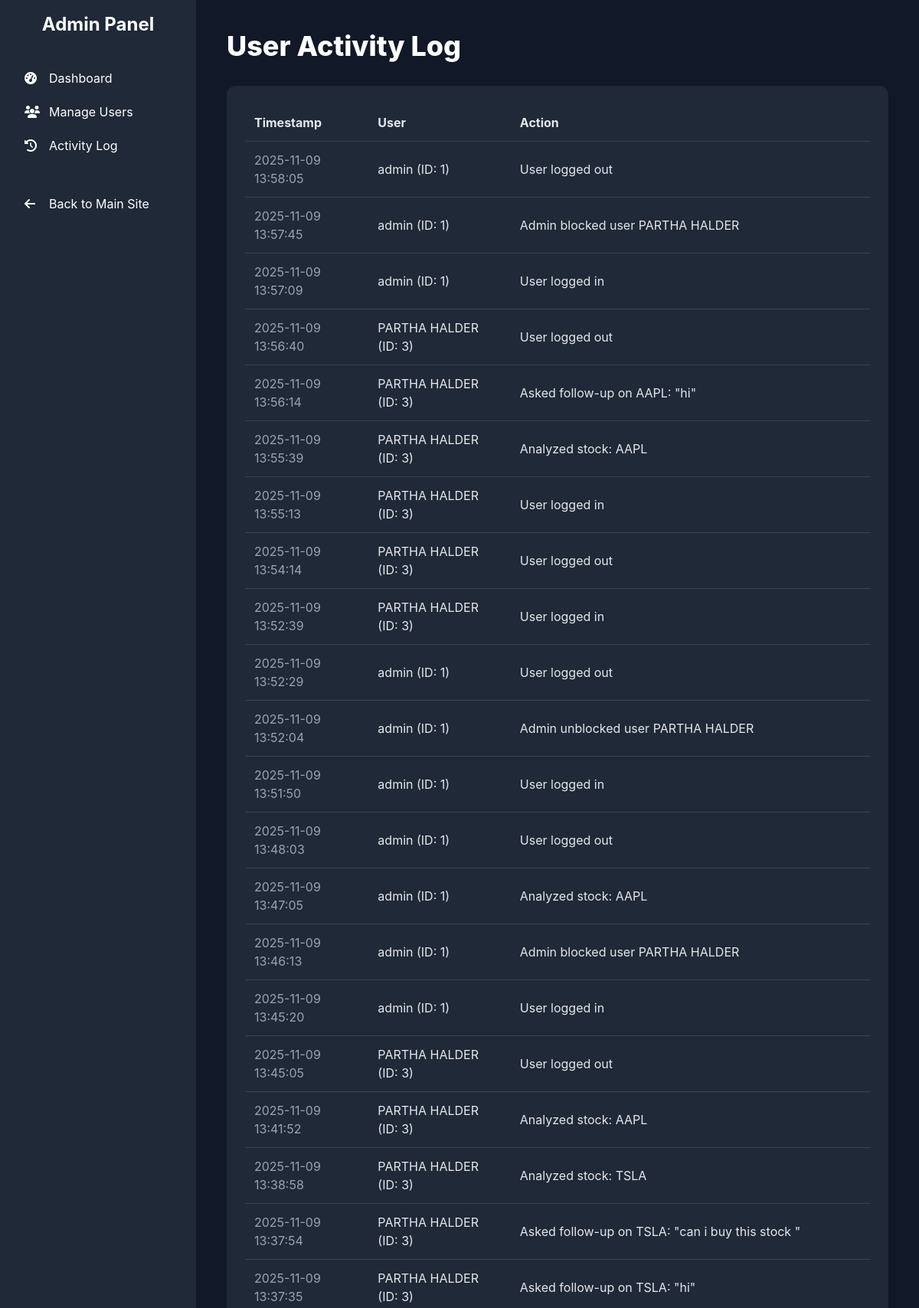
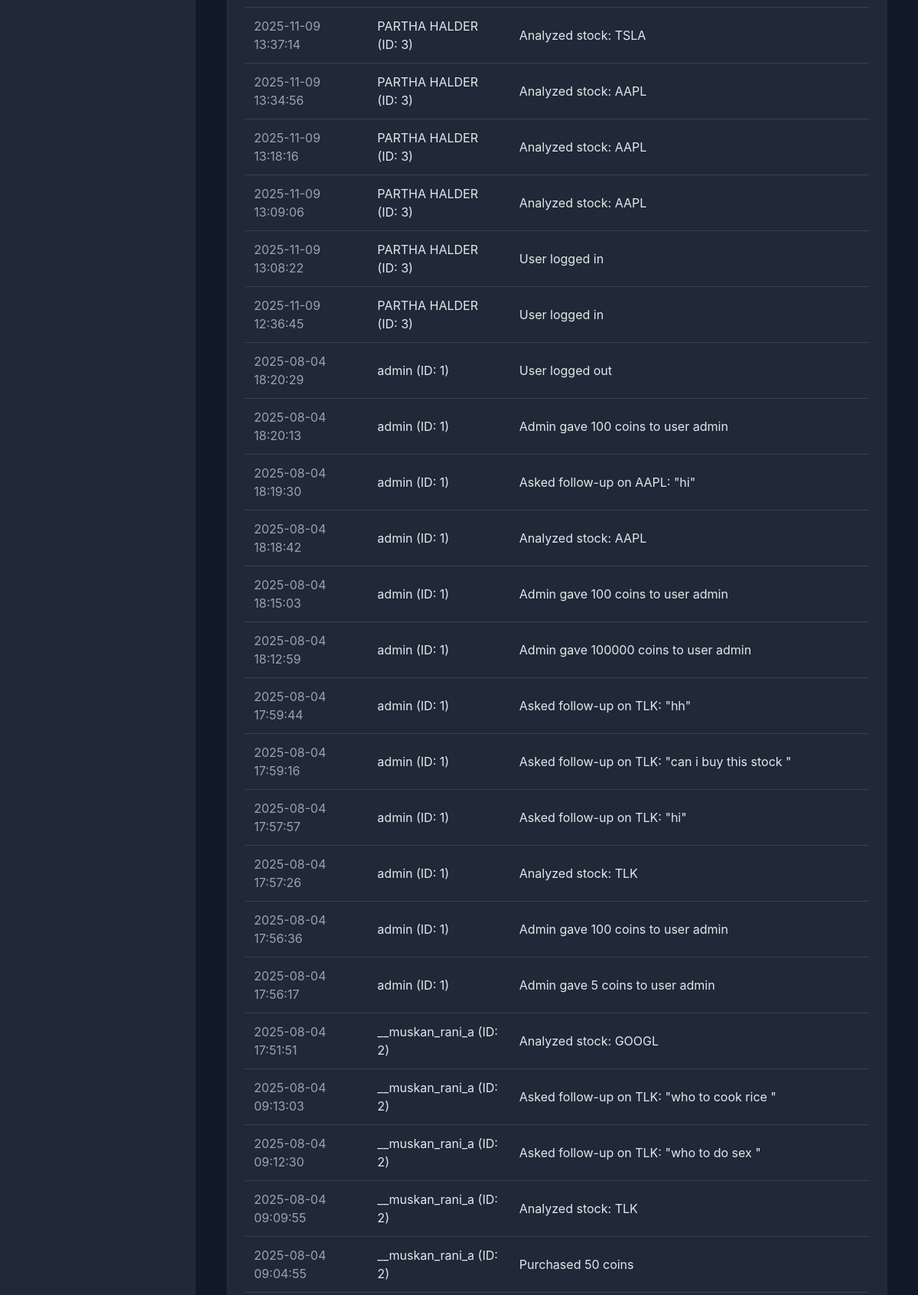
Screenshot of /admin/activity (signed in, upper part) with the database file from the repository (2 pictures, top to bottom).
### app.py (models this page shows)
class UserActivity(db.Model):
    id = db.Column(db.Integer, primary_key=True)
    action = db.Column(db.String(100), nullable=False)
    timestamp = db.Column(db.DateTime, nullable=False, default=datetime.utcnow)
    user_id = db.Column(db.Integer, db.ForeignKey('user.id'), nullable=False)

class User(db.Model, UserMixin):
    id = db.Column(db.Integer, primary_key=True)
    username = db.Column(db.String(20), unique=True, nullable=False)
    email = db.Column(db.String(120), unique=True, nullable=False)
    password = db.Column(db.String(60), nullable=False)
    coins = db.Column(db.Integer, default=10)
    is_verified = db.Column(db.Boolean, nullable=False, default=False)
    is_admin = db.Column(db.Boolean, nullable=False, default=False)
    is_blocked = db.Column(db.Boolean, nullable=False, default=False)
    created_at = db.Column(db.DateTime, nullable=False, default=datetime.utcnow)
    analyses = db.relationship('AnalysisHistory', backref='author', lazy=True)
    orders = db.relationship('Order', backref='customer', lazy=True)
    activities = db.relationship('UserActivity', backref='user', lazy=True)
    notifications = db.relationship('Notification', backref='recipient', lazy=True, cascade="all, delete-orphan")

### app.py (the view)
@admin.route('/activity')
@admin_required
def activity_log():
    activities = UserActivity.query.order_by(UserActivity.timestamp.desc()).all()
    return render_template('activity_log.html', activities=activities)

### app.py (called while the page is built)
@login_manager.user_loader
def load_user(user_id):
    return db.session.get(User, int(user_id))

def admin_required(f):
    @wraps(f)
    def decorated_function(*args, **kwargs):
        if not current_user.is_authenticated or not current_user.is_admin:
            flash("You do not have permission to access this page.", "danger")
            return redirect(url_for('home'))
        return f(*args, **kwargs)
    return decorated_function

### templates/admin/activity_log.html (shortened to what this page needs)
{% extends "admin/layout.html" %}
{% block content %}
<h1 class="text-4xl font-extrabold text-white mb-8">User Activity Log</h1>
<div class="bg-gray-800 p-6 rounded-xl">
    <div class="overflow-x-auto">
        <table class="w-full text-left">
            <thead>
                <tr class="border-b border-gray-700">
                    <th class="p-3">Timestamp</th>
                    <th class="p-3">User</th>
                    <th class="p-3">Action</th>
                </tr>
            </thead>
            <tbody>
                {% for activity in activities %}
                <tr class="border-b border-gray-700 hover:bg-gray-700">
                    <td class="p-3 text-gray-400">{{ activity.timestamp.strftime('%Y-%m-%d %H:%M:%S') }}</td>
                    <td class="p-3">{{ activity.user.username }} (ID: {{ activity.user.id }})</td>
                    <td class="p-3">{{ activity.action }}</td>
                </tr>
                {% endfor %}
            </tbody>
        </table>
    </div>
</div>
{% endblock %}

### templates/admin/layout.html (style rules this page uses)
body { font-family: 'Inter', sans-serif; }

### rows the page displays
UserActivity: timestamp "2025-11-09 13:58:05", user.username "admin", user.id "1", action "User logged out"
UserActivity: timestamp "2025-11-09 13:57:45", user.username "admin", user.id "1", action "Admin blocked user PARTHA HALDER"
UserActivity: timestamp "2025-11-09 13:57:09", user.username "admin", user.id "1", action "User logged in"
UserActivity: timestamp "2025-11-09 13:56:40", user.username "PARTHA HALDER", user.id "3", action "User logged out"
UserActivity: timestamp "2025-11-09 13:56:14", user.username "PARTHA HALDER", user.id "3", action "Asked follow-up on AAPL: \"hi\""
UserActivity: timestamp "2025-11-09 13:55:39", user.username "PARTHA HALDER", user.id "3", action "Analyzed stock: AAPL"
UserActivity: timestamp "2025-11-09 13:55:13", user.username "PARTHA HALDER", user.id "3", action "User logged in"
UserActivity: timestamp "2025-11-09 13:54:14", user.username "PARTHA HALDER", user.id "3", action "User logged out"
UserActivity: timestamp "2025-11-09 13:52:39", user.username "PARTHA HALDER", user.id "3", action "User logged in"
UserActivity: timestamp "2025-11-09 13:52:29", user.username "admin", user.id "1", action "User logged out"
UserActivity: timestamp "2025-11-09 13:52:04", user.username "admin", user.id "1", action "Admin unblocked user PARTHA HALDER"
UserActivity: timestamp "2025-11-09 13:51:50", user.username "admin", user.id "1", action "User logged in"
UserActivity: timestamp "2025-11-09 13:48:03", user.username "admin", user.id "1", action "User logged out"
UserActivity: timestamp "2025-11-09 13:47:05", user.username "admin", user.id "1", action "Analyzed stock: AAPL"
UserActivity: timestamp "2025-11-09 13:46:13", user.username "admin", user.id "1", action "Admin blocked user PARTHA HALDER"
UserActivity: timestamp "2025-11-09 13:45:20", user.username "admin", user.id "1", action "User logged in"
UserActivity: timestamp "2025-11-09 13:45:05", user.username "PARTHA HALDER", user.id "3", action "User logged out"
UserActivity: timestamp "2025-11-09 13:41:52", user.username "PARTHA HALDER", user.id "3", action "Analyzed stock: AAPL"
UserActivity: timestamp "2025-11-09 13:38:58", user.username "PARTHA HALDER", user.id "3", action "Analyzed stock: TSLA"
UserActivity: timestamp "2025-11-09 13:37:54", user.username "PARTHA HALDER", user.id "3", action "Asked follow-up on TSLA: \"can i buy this stock \""
UserActivity: timestamp "2025-11-09 13:37:35", user.username "PARTHA HALDER", user.id "3", action "Asked follow-up on TSLA: \"hi\""
UserActivity: timestamp "2025-11-09 13:37:14", user.username "PARTHA HALDER", user.id "3", action "Analyzed stock: TSLA"
UserActivity: timestamp "2025-11-09 13:34:56", user.username "PARTHA HALDER", user.id "3", action "Analyzed stock: AAPL"
UserActivity: timestamp "2025-11-09 13:18:16", user.username "PARTHA HALDER", user.id "3", action "Analyzed stock: AAPL"
UserActivity: timestamp "2025-11-09 13:09:06", user.username "PARTHA HALDER", user.id "3", action "Analyzed stock: AAPL"
UserActivity: timestamp "2025-11-09 13:08:22", user.username "PARTHA HALDER", user.id "3", action "User logged in"
UserActivity: timestamp "2025-11-09 12:36:45", user.username "PARTHA HALDER", user.id "3", action "User logged in"
UserActivity: timestamp "2025-08-04 18:20:29", user.username "admin", user.id "1", action "User logged out"
UserActivity: timestamp "2025-08-04 18:20:13", user.username "admin", user.id "1", action "Admin gave 100 coins to user admin"
UserActivity: timestamp "2025-08-04 18:19:30", user.username "admin", user.id "1", action "Asked follow-up on AAPL: \"hi\""
UserActivity: timestamp "2025-08-04 18:18:42", user.username "admin", user.id "1", action "Analyzed stock: AAPL"
UserActivity: timestamp "2025-08-04 18:15:03", user.username "admin", user.id "1", action "Admin gave 100 coins to user admin"
UserActivity: timestamp "2025-08-04 18:12:59", user.username "admin", user.id "1", action "Admin gave 100000 coins to user admin"
UserActivity: timestamp "2025-08-04 17:59:44", user.username "admin", user.id "1", action "Asked follow-up on TLK: \"hh\""
UserActivity: timestamp "2025-08-04 17:59:16", user.username "admin", user.id "1", action "Asked follow-up on TLK: \"can i buy this stock \""
UserActivity: timestamp "2025-08-04 17:57:57", user.username "admin", user.id "1", action "Asked follow-up on TLK: \"hi\""
UserActivity: timestamp "2025-08-04 17:57:26", user.username "admin", user.id "1", action "Analyzed stock: TLK"
UserActivity: timestamp "2025-08-04 17:56:36", user.username "admin", user.id "1", action "Admin gave 100 coins to user admin"
UserActivity: timestamp "2025-08-04 17:56:17", user.username "admin", user.id "1", action "Admin gave 5 coins to user admin"
UserActivity: timestamp "2025-08-04 17:51:51", user.username "__muskan_rani_a", user.id "2", action "Analyzed stock: GOOGL"
UserActivity: timestamp "2025-08-04 09:13:03", user.username "__muskan_rani_a", user.id "2", action "Asked follow-up on TLK: \"who to cook rice \""
UserActivity: timestamp "2025-08-04 09:12:30", user.username "__muskan_rani_a", user.id "2", action "Asked follow-up on TLK: \"who to do sex \""
UserActivity: timestamp "2025-08-04 09:09:55", user.username "__muskan_rani_a", user.id "2", action "Analyzed stock: TLK"
UserActivity: timestamp "2025-08-04 09:04:55", user.username "__muskan_rani_a", user.id "2", action "Purchased 50 coins"
